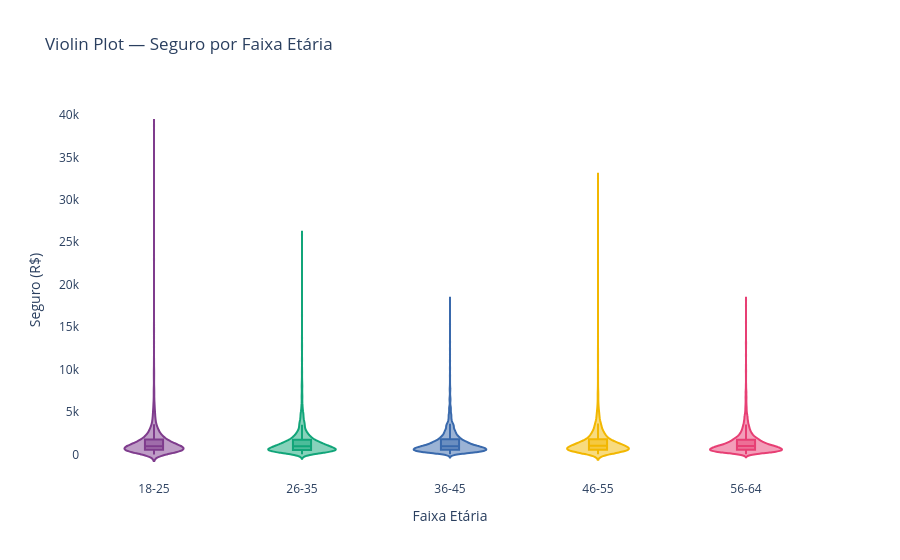

Notebook code cell kept with this figure:
### Markdown cell above
## 3. Violin Plot — Densidade por Faixa Etária

### Code cell
fig = px.violin(
    df, x='Age_Group', y='Insurance',
    color='Age_Group',
    box=True, points=False,
    title='Violin Plot — Seguro por Faixa Etária',
    labels={'Insurance': 'Seguro (R$)', 'Age_Group': 'Faixa Etária'},
    color_discrete_sequence=px.colors.qualitative.Bold,
    category_orders={'Age_Group': labels}
)
fig.update_layout(showlegend=False, plot_bgcolor='white')
fig.show()

# A largura do violino em cada altura indica quantas pessoas têm aquele valor de seguro
# onde é mais largo, há mais concentração de pessoas
# o mini box plot interno mantém as referências de mediana e quartis.

### Figure 1 — Plotly figure (JSON) as saved in the notebook; plotly's stock layout.template omitted (floating-point values rounded to 4 significant figures; data arrays with more than 128 entries replaced by an {"elided": "..."} marker saying what was removed)
{"data": [{"alignmentgroup": "True", "box": {"visible": true}, "hovertemplate": "Faixa Etária=%{x}<br>Seguro (R$)=%{y}<extra></extra>", "legendgroup": "18-25", "marker": {"color": "rgb(127, 60, 141)"}, "name": "18-25", "offsetgroup": "18-25", "orientation": "v", "points": false, "scalegroup": "True", "showlegend": true, "type": "violin", "x": {"elided": "3034 str values"}, "x0": " ", "xaxis": "x", "y": {"elided": "3034 float values"}, "y0": " ", "yaxis": "y"}, {"alignmentgroup": "True", "box": {"visible": true}, "hovertemplate": "Faixa Etária=%{x}<br>Seguro (R$)=%{y}<extra></extra>", "legendgroup": "26-35", "marker": {"color": "rgb(17, 165, 121)"}, "name": "26-35", "offsetgroup": "26-35", "orientation": "v", "points": false, "scalegroup": "True", "showlegend": true, "type": "violin", "x": {"elided": "4148 str values"}, "x0": " ", "xaxis": "x", "y": {"elided": "4148 float values"}, "y0": " ", "yaxis": "y"}, {"alignmentgroup": "True", "box": {"visible": true}, "hovertemplate": "Faixa Etária=%{x}<br>Seguro (R$)=%{y}<extra></extra>", "legendgroup": "36-45", "marker": {"color": "rgb(57, 105, 172)"}, "name": "36-45", "offsetgroup": "36-45", "orientation": "v", "points": false, "scalegroup": "True", "showlegend": true, "type": "violin", "x": {"elided": "4295 str values"}, "x0": " ", "xaxis": "x", "y": {"elided": "4295 float values"}, "y0": " ", "yaxis": "y"}, {"alignmentgroup": "True", "box": {"visible": true}, "hovertemplate": "Faixa Etária=%{x}<br>Seguro (R$)=%{y}<extra></extra>", "legendgroup": "46-55", "marker": {"color": "rgb(242, 183, 1)"}, "name": "46-55", "offsetgroup": "46-55", "orientation": "v", "points": false, "scalegroup": "True", "showlegend": true, "type": "violin", "x": {"elided": "4224 str values"}, "x0": " ", "xaxis": "x", "y": {"elided": "4224 float values"}, "y0": " ", "yaxis": "y"}, {"alignmentgroup": "True", "box": {"visible": true}, "hovertemplate": "Faixa Etária=%{x}<br>Seguro (R$)=%{y}<extra></extra>", "legendgroup": "56-64", "marker": {"color": "rgb(231, 63, 116)"}, "name": "56-64", "offsetgroup": "56-64", "orientation": "v", "points": false, "scalegroup": "True", "showlegend": true, "type": "violin", "x": {"elided": "3879 str values"}, "x0": " ", "xaxis": "x", "y": {"elided": "3879 float values"}, "y0": " ", "yaxis": "y"}], "layout": {"legend": {"title": {"text": "Faixa Etária"}, "tracegroupgap": 0}, "plot_bgcolor": "white", "showlegend": false, "title": {"text": "Violin Plot — Seguro por Faixa Etária"}, "violinmode": "overlay", "xaxis": {"anchor": "y", "categoryarray": ["18-25", "26-35", "36-45", "46-55", "56-64", null], "categoryorder": "array", "domain": [0, 1], "title": {"text": "Faixa Etária"}}, "yaxis": {"anchor": "x", "domain": [0, 1], "title": {"text": "Seguro (R$)"}}}}
